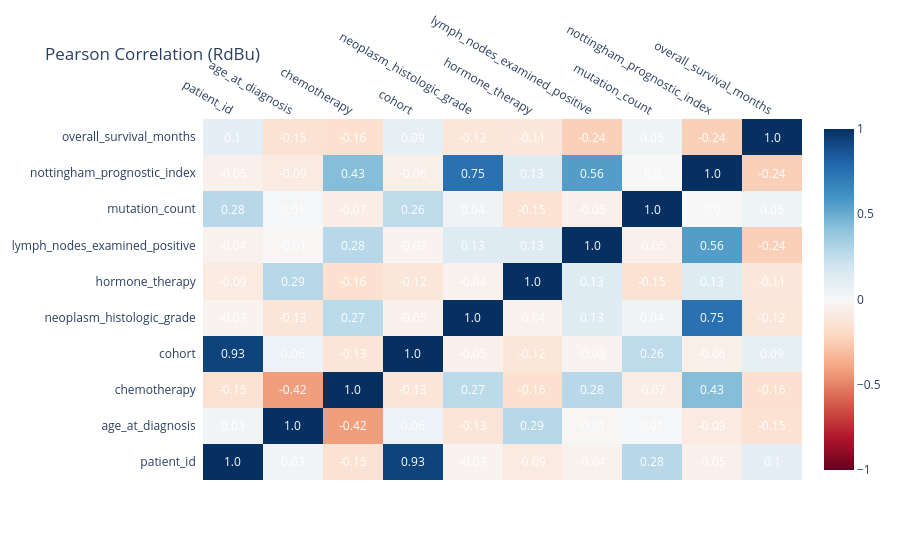
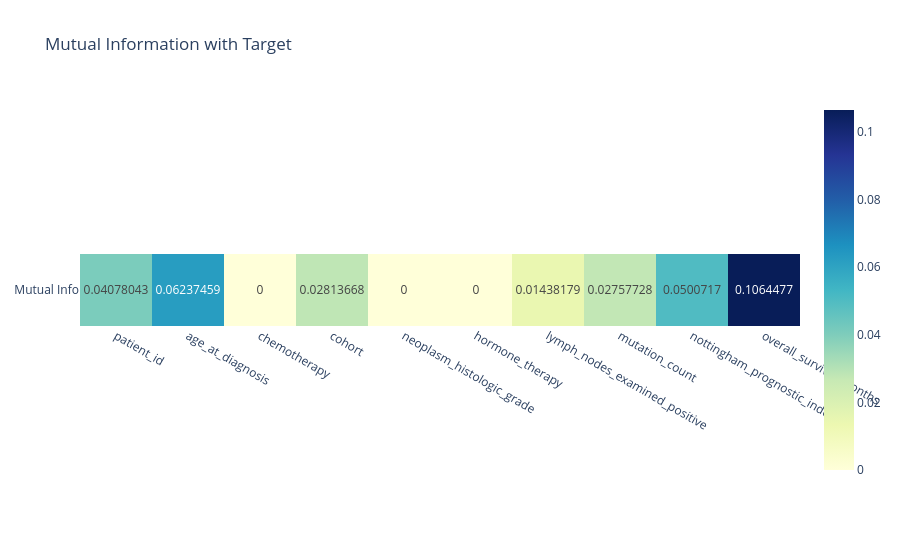
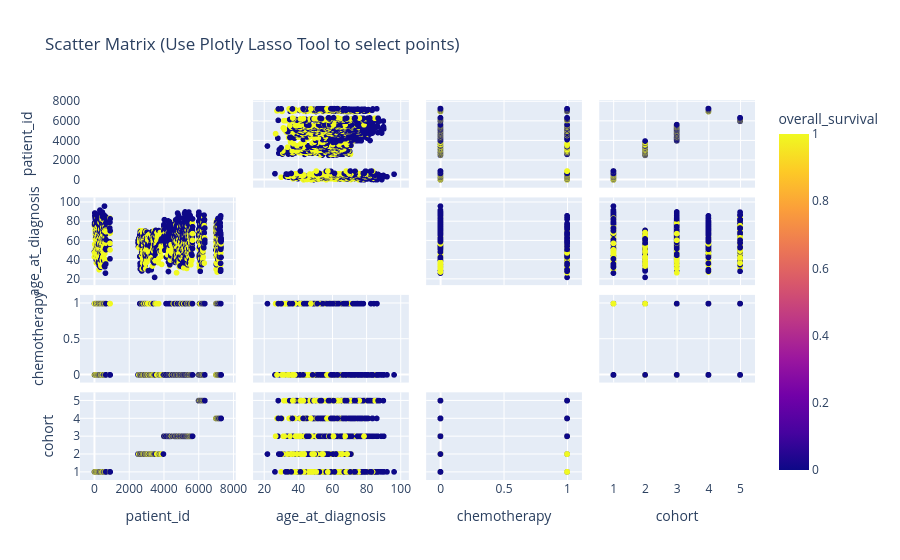

The code cell stored with these charts, in order, in its notebook:
### Markdown cell above
### 6. Feature Relationships & Selection

### Code cell
# cell 3: Prototyping Heatmaps & Scatter Matrix
# select a subset of numerical features for testing
features = numerical_cols[:10] 
X = df[features].fillna(0)

# Pearson Correlation Heatmap (Diverging scale)
corr_matrix = X.corr().round(2)
fig_corr = ff.create_annotated_heatmap(
    z=corr_matrix.values, x=list(corr_matrix.columns), y=list(corr_matrix.index),
    colorscale='RdBu', zmin=-1, zmax=1, showscale=True
)
fig_corr.update_layout(title='Pearson Correlation (RdBu)')
fig_corr.show()

# Mutual Information Heatmap (Sequential scale)
mi_scores = mutual_info_classif(X, df[target_col].fillna(0))
# Reshape for heatmap visualization against the target
fig_mi = px.imshow(
    [mi_scores], x=features, y=['Mutual Info'], text_auto=True, color_continuous_scale='YlGnBu',
    title='Mutual Information with Target'
)
fig_mi.show()

# Interactive Scatter Matrix
fig_scatter = px.scatter_matrix(
    df, dimensions=features[:4], color=target_col,
    hover_data=['patient_id'],
    title="Scatter Matrix (Use Plotly Lasso Tool to select points)"
)
fig_scatter.update_traces(diagonal_visible=False)
fig_scatter.show()

### Figure 1 — Plotly figure (JSON) as saved in the notebook; plotly's stock layout.template omitted (floating-point values rounded to 4 significant figures)
{"data": [{"colorscale": [[0, "rgb(103,0,31)"], [0.1, "rgb(178,24,43)"], [0.2, "rgb(214,96,77)"], [0.3, "rgb(244,165,130)"], [0.4, "rgb(253,219,199)"], [0.5, "rgb(247,247,247)"], [0.6, "rgb(209,229,240)"], [0.7, "rgb(146,197,222)"], [0.8, "rgb(67,147,195)"], [0.9, "rgb(33,102,172)"], [1, "rgb(5,48,97)"]], "reversescale": false, "showscale": true, "type": "heatmap", "x": ["patient_id", "age_at_diagnosis", "chemotherapy", "cohort", "neoplasm_histologic_grade", "hormone_therapy", "lymph_nodes_examined_positive", "mutation_count", "nottingham_prognostic_index", "overall_survival_months"], "y": ["patient_id", "age_at_diagnosis", "chemotherapy", "cohort", "neoplasm_histologic_grade", "hormone_therapy", "lymph_nodes_examined_positive", "mutation_count", "nottingham_prognostic_index", "overall_survival_months"], "z": [[1.0, 0.03, -0.15, 0.93, -0.03, -0.09, -0.04, 0.28, -0.05, 0.1], [0.03, 1.0, -0.42, 0.06, -0.13, 0.29, -0.01, 0.01, -0.09, -0.15], [-0.15, -0.42, 1.0, -0.13, 0.27, -0.16, 0.28, -0.07, 0.43, -0.16], [0.93, 0.06, -0.13, 1.0, -0.05, -0.12, -0.03, 0.26, -0.06, 0.09], [-0.03, -0.13, 0.27, -0.05, 1.0, -0.04, 0.13, 0.04, 0.75, -0.12], [-0.09, 0.29, -0.16, -0.12, -0.04, 1.0, 0.13, -0.15, 0.13, -0.11], [-0.04, -0.01, 0.28, -0.03, 0.13, 0.13, 1.0, -0.05, 0.56, -0.24], [0.28, 0.01, -0.07, 0.26, 0.04, -0.15, -0.05, 1.0, 0.0, 0.05], [-0.05, -0.09, 0.43, -0.06, 0.75, 0.13, 0.56, 0.0, 1.0, -0.24], [0.1, -0.15, -0.16, 0.09, -0.12, -0.11, -0.24, 0.05, -0.24, 1.0]], "zmax": 1, "zmin": -1}], "layout": {"annotations": [{"font": {"color": "#FFFFFF"}, "showarrow": false, "text": "1.0", "x": "patient_id", "xref": "x", "y": "patient_id", "yref": "y"}, {"font": {"color": "#FFFFFF"}, "showarrow": false, "text": "0.03", "x": "age_at_diagnosis", "xref": "x", "y": "patient_id", "yref": "y"}, {"font": {"color": "#FFFFFF"}, "showarrow": false, "text": "-0.15", "x": "chemotherapy", "xref": "x", "y": "patient_id", "yref": "y"}, {"font": {"color": "#FFFFFF"}, "showarrow": false, "text": "0.93", "x": "cohort", "xref": "x", "y": "patient_id", "yref": "y"}, {"font": {"color": "#FFFFFF"}, "showarrow": false, "text": "-0.03", "x": "neoplasm_histologic_grade", "xref": "x", "y": "patient_id", "yref": "y"}, {"font": {"color": "#FFFFFF"}, "showarrow": false, "text": "-0.09", "x": "hormone_therapy", "xref": "x", "y": "patient_id", "yref": "y"}, {"font": {"color": "#FFFFFF"}, "showarrow": false, "text": "-0.04", "x": "lymph_nodes_examined_positive", "xref": "x", "y": "patient_id", "yref": "y"}, {"font": {"color": "#FFFFFF"}, "showarrow": false, "text": "0.28", "x": "mutation_count", "xref": "x", "y": "patient_id", "yref": "y"}, {"font": {"color": "#FFFFFF"}, "showarrow": false, "text": "-0.05", "x": "nottingham_prognostic_index", "xref": "x", "y": "patient_id", "yref": "y"}, {"font": {"color": "#FFFFFF"}, "showarrow": false, "text": "0.1", "x": "overall_survival_months", "xref": "x", "y": "patient_id", "yref": "y"}, {"font": {"color": "#FFFFFF"}, "showarrow": false, "text": "0.03", "x": "patient_id", "xref": "x", "y": "age_at_diagnosis", "yref": "y"}, {"font": {"color": "#FFFFFF"}, "showarrow": false, "text": "1.0", "x": "age_at_diagnosis", "xref": "x", "y": "age_at_diagnosis", "yref": "y"}, {"font": {"color": "#FFFFFF"}, "showarrow": false, "text": "-0.42", "x": "chemotherapy", "xref": "x", "y": "age_at_diagnosis", "yref": "y"}, {"font": {"color": "#FFFFFF"}, "showarrow": false, "text": "0.06", "x": "cohort", "xref": "x", "y": "age_at_diagnosis", "yref": "y"}, {"font": {"color": "#FFFFFF"}, "showarrow": false, "text": "-0.13", "x": "neoplasm_histologic_grade", "xref": "x", "y": "age_at_diagnosis", "yref": "y"}, {"font": {"color": "#FFFFFF"}, "showarrow": false, "text": "0.29", "x": "hormone_therapy", "xref": "x", "y": "age_at_diagnosis", "yref": "y"}, {"font": {"color": "#FFFFFF"}, "showarrow": false, "text": "-0.01", "x": "lymph_nodes_examined_positive", "xref": "x", "y": "age_at_diagnosis", "yref": "y"}, {"font": {"color": "#FFFFFF"}, "showarrow": false, "text": "0.01", "x": "mutation_count", "xref": "x", "y": "age_at_diagnosis", "yref": "y"}, {"font": {"color": "#FFFFFF"}, "showarrow": false, "text": "-0.09", "x": "nottingham_prognostic_index", "xref": "x", "y": "age_at_diagnosis", "yref": "y"}, {"font": {"color": "#FFFFFF"}, "showarrow": false, "text": "-0.15", "x": "overall_survival_months", "xref": "x", "y": "age_at_diagnosis", "yref": "y"}, {"font": {"color": "#FFFFFF"}, "showarrow": false, "text": "-0.15", "x": "patient_id", "xref": "x", "y": "chemotherapy", "yref": "y"}, {"font": {"color": "#FFFFFF"}, "showarrow": false, "text": "-0.42", "x": "age_at_diagnosis", "xref": "x", "y": "chemotherapy", "yref": "y"}, {"font": {"color": "#FFFFFF"}, "showarrow": false, "text": "1.0", "x": "chemotherapy", "xref": "x", "y": "chemotherapy", "yref": "y"}, {"font": {"color": "#FFFFFF"}, "showarrow": false, "text": "-0.13", "x": "cohort", "xref": "x", "y": "chemotherapy", "yref": "y"}, {"font": {"color": "#FFFFFF"}, "showarrow": false, "text": "0.27", "x": "neoplasm_histologic_grade", "xref": "x", "y": "chemotherapy", "yref": "y"}, {"font": {"color": "#FFFFFF"}, "showarrow": false, "text": "-0.16", "x": "hormone_therapy", "xref": "x", "y": "chemotherapy", "yref": "y"}, {"font": {"color": "#FFFFFF"}, "showarrow": false, "text": "0.28", "x": "lymph_nodes_examined_positive", "xref": "x", "y": "chemotherapy", "yref": "y"}, {"font": {"color": "#FFFFFF"}, "showarrow": false, "text": "-0.07", "x": "mutation_count", "xref": "x", "y": "chemotherapy", "yref": "y"}, {"font": {"color": "#FFFFFF"}, "showarrow": false, "text": "0.43", "x": "nottingham_prognostic_index", "xref": "x", "y": "chemotherapy", "yref": "y"}, {"font": {"color": "#FFFFFF"}, "showarrow": false, "text": "-0.16", "x": "overall_survival_months", "xref": "x", "y": "chemotherapy", "yref": "y"}, {"font": {"color": "#FFFFFF"}, "showarrow": false, "text": "0.93", "x": "patient_id", "xref": "x", "y": "cohort", "yref": "y"}, {"font": {"color": "#FFFFFF"}, "showarrow": false, "text": "0.06", "x": "age_at_diagnosis", "xref": "x", "y": "cohort", "yref": "y"}, {"font": {"color": "#FFFFFF"}, "showarrow": false, "text": "-0.13", "x": "chemotherapy", "xref": "x", "y": "cohort", "yref": "y"}, {"font": {"color": "#FFFFFF"}, "showarrow": false, "text": "1.0", "x": "cohort", "xref": "x", "y": "cohort", "yref": "y"}, {"font": {"color": "#FFFFFF"}, "showarrow": false, "text": "-0.05", "x": "neoplasm_histologic_grade", "xref": "x", "y": "cohort", "yref": "y"}, {"font": {"color": "#FFFFFF"}, "showarrow": false, "text": "-0.12", "x": "hormone_therapy", "xref": "x", "y": "cohort", "yref": "y"}, {"font": {"color": "#FFFFFF"}, "showarrow": false, "text": "-0.03", "x": "lymph_nodes_examined_positive", "xref": "x", "y": "cohort", "yref": "y"}, {"font": {"color": "#FFFFFF"}, "showarrow": false, "text": "0.26", "x": "mutation_count", "xref": "x", "y": "cohort", "yref": "y"}, {"font": {"color": "#FFFFFF"}, "showarrow": false, "text": "-0.06", "x": "nottingham_prognostic_index", "xref": "x", "y": "cohort", "yref": "y"}, {"font": {"color": "#FFFFFF"}, "showarrow": false, "text": "0.09", "x": "overall_survival_months", "xref": "x", "y": "cohort", "yref": "y"}, {"font": {"color": "#FFFFFF"}, "showarrow": false, "text": "-0.03", "x": "patient_id", "xref": "x", "y": "neoplasm_histologic_grade", "yref": "y"}, {"font": {"color": "#FFFFFF"}, "showarrow": false, "text": "-0.13", "x": "age_at_diagnosis", "xref": "x", "y": "neoplasm_histologic_grade", "yref": "y"}, {"font": {"color": "#FFFFFF"}, "showarrow": false, "text": "0.27", "x": "chemotherapy", "xref": "x", "y": "neoplasm_histologic_grade", "yref": "y"}, {"font": {"color": "#FFFFFF"}, "showarrow": false, "text": "-0.05", "x": "cohort", "xref": "x", "y": "neoplasm_histologic_grade", "yref": "y"}, {"font": {"color": "#FFFFFF"}, "showarrow": false, "text": "1.0", "x": "neoplasm_histologic_grade", "xref": "x", "y": "neoplasm_histologic_grade", "yref": "y"}, {"font": {"color": "#FFFFFF"}, "showarrow": false, "text": "-0.04", "x": "hormone_therapy", "xref": "x", "y": "neoplasm_histologic_grade", "yref": "y"}, {"font": {"color": "#FFFFFF"}, "showarrow": false, "text": "0.13", "x": "lymph_nodes_examined_positive", "xref": "x", "y": "neoplasm_histologic_grade", "yref": "y"}, {"font": {"color": "#FFFFFF"}, "showarrow": false, "text": "0.04", "x": "mutation_count", "xref": "x", "y": "neoplasm_histologic_grade", "yref": "y"}, {"font": {"color": "#FFFFFF"}, "showarrow": false, "text": "0.75", "x": "nottingham_prognostic_index", "xref": "x", "y": "neoplasm_histologic_grade", "yref": "y"}, {"font": {"color": "#FFFFFF"}, "showarrow": false, "text": "-0.12", "x": "overall_survival_months", "xref": "x", "y": "neoplasm_histologic_grade", "yref": "y"}, {"font": {"color": "#FFFFFF"}, "showarrow": false, "text": "-0.09", "x": "patient_id", "xref": "x", "y": "hormone_therapy", "yref": "y"}, {"font": {"color": "#FFFFFF"}, "showarrow": false, "text": "0.29", "x": "age_at_diagnosis", "xref": "x", "y": "hormone_therapy", "yref": "y"}, {"font": {"color": "#FFFFFF"}, "showarrow": false, "text": "-0.16", "x": "chemotherapy", "xref": "x", "y": "hormone_therapy", "yref": "y"}, {"font": {"color": "#FFFFFF"}, "showarrow": false, "text": "-0.12", "x": "cohort", "xref": "x", "y": "hormone_therapy", "yref": "y"}, {"font": {"color": "#FFFFFF"}, "showarrow": false, "text": "-0.04", "x": "neoplasm_histologic_grade", "xref": "x", "y": "hormone_therapy", "yref": "y"}, {"font": {"color": "#FFFFFF"}, "showarrow": false, "text": "1.0", "x": "hormone_therapy", "xref": "x", "y": "hormone_therapy", "yref": "y"}, {"font": {"color": "#FFFFFF"}, "showarrow": false, "text": "0.13", "x": "lymph_nodes_examined_positive", "xref": "x", "y": "hormone_therapy", "yref": "y"}, {"font": {"color": "#FFFFFF"}, "showarrow": false, "text": "-0.15", "x": "mutation_count", "xref": "x", "y": "hormone_therapy", "yref": "y"}, {"font": {"color": "#FFFFFF"}, "showarrow": false, "text": "0.13", "x": "nottingham_prognostic_index", "xref": "x", "y": "hormone_therapy", "yref": "y"}, {"font": {"color": "#FFFFFF"}, "showarrow": false, "text": "-0.11", "x": "overall_survival_months", "xref": "x", "y": "hormone_therapy", "yref": "y"}, {"font": {"color": "#FFFFFF"}, "showarrow": false, "text": "-0.04", "x": "patient_id", "xref": "x", "y": "lymph_nodes_examined_positive", "yref": "y"}, {"font": {"color": "#FFFFFF"}, "showarrow": false, "text": "-0.01", "x": "age_at_diagnosis", "xref": "x", "y": "lymph_nodes_examined_positive", "yref": "y"}, {"font": {"color": "#FFFFFF"}, "showarrow": false, "text": "0.28", "x": "chemotherapy", "xref": "x", "y": "lymph_nodes_examined_positive", "yref": "y"}, {"font": {"color": "#FFFFFF"}, "showarrow": false, "text": "-0.03", "x": "cohort", "xref": "x", "y": "lymph_nodes_examined_positive", "yref": "y"}, {"font": {"color": "#FFFFFF"}, "showarrow": false, "text": "0.13", "x": "neoplasm_histologic_grade", "xref": "x", "y": "lymph_nodes_examined_positive", "yref": "y"}, {"font": {"color": "#FFFFFF"}, "showarrow": false, "text": "0.13", "x": "hormone_therapy", "xref": "x", "y": "lymph_nodes_examined_positive", "yref": "y"}, {"font": {"color": "#FFFFFF"}, "showarrow": false, "text": "1.0", "x": "lymph_nodes_examined_positive", "xref": "x", "y": "lymph_nodes_examined_positive", "yref": "y"}, {"font": {"color": "#FFFFFF"}, "showarrow": false, "text": "-0.05", "x": "mutation_count", "xref": "x", "y": "lymph_nodes_examined_positive", "yref": "y"}, {"font": {"color": "#FFFFFF"}, "showarrow": false, "text": "0.56", "x": "nottingham_prognostic_index", "xref": "x", "y": "lymph_nodes_examined_positive", "yref": "y"}, {"font": {"color": "#FFFFFF"}, "showarrow": false, "text": "-0.24", "x": "overall_survival_months", "xref": "x", "y": "lymph_nodes_examined_positive", "yref": "y"}, {"font": {"color": "#FFFFFF"}, "showarrow": false, "text": "0.28", "x": "patient_id", "xref": "x", "y": "mutation_count", "yref": "y"}, {"font": {"color": "#FFFFFF"}, "showarrow": false, "text": "0.01", "x": "age_at_diagnosis", "xref": "x", "y": "mutation_count", "yref": "y"}, {"font": {"color": "#FFFFFF"}, "showarrow": false, "text": "-0.07", "x": "chemotherapy", "xref": "x", "y": "mutation_count", "yref": "y"}, {"font": {"color": "#FFFFFF"}, "showarrow": false, "text": "0.26", "x": "cohort", "xref": "x", "y": "mutation_count", "yref": "y"}, {"font": {"color": "#FFFFFF"}, "showarrow": false, "text": "0.04", "x": "neoplasm_histologic_grade", "xref": "x", "y": "mutation_count", "yref": "y"}, {"font": {"color": "#FFFFFF"}, "showarrow": false, "text": "-0.15", "x": "hormone_therapy", "xref": "x", "y": "mutation_count", "yref": "y"}, {"font": {"color": "#FFFFFF"}, "showarrow": false, "text": "-0.05", "x": "lymph_nodes_examined_positive", "xref": "x", "y": "mutation_count", "yref": "y"}, {"font": {"color": "#FFFFFF"}, "showarrow": false, "text": "1.0", "x": "mutation_count", "xref": "x", "y": "mutation_count", "yref": "y"}, {"font": {"color": "#FFFFFF"}, "showarrow": false, "text": "0.0", "x": "nottingham_prognostic_index", "xref": "x", "y": "mutation_count", "yref": "y"}, {"font": {"color": "#FFFFFF"}, "showarrow": false, "text": "0.05", "x": "overall_survival_months", "xref": "x", "y": "mutation_count", "yref": "y"}, {"font": {"color": "#FFFFFF"}, "showarrow": false, "text": "-0.05", "x": "patient_id", "xref": "x", "y": "nottingham_prognostic_index", "yref": "y"}, {"font": {"color": "#FFFFFF"}, "showarrow": false, "text": "-0.09", "x": "age_at_diagnosis", "xref": "x", "y": "nottingham_prognostic_index", "yref": "y"}, {"font": {"color": "#FFFFFF"}, "showarrow": false, "text": "0.43", "x": "chemotherapy", "xref": "x", "y": "nottingham_prognostic_index", "yref": "y"}, {"font": {"color": "#FFFFFF"}, "showarrow": false, "text": "-0.06", "x": "cohort", "xref": "x", "y": "nottingham_prognostic_index", "yref": "y"}, {"font": {"color": "#FFFFFF"}, "showarrow": false, "text": "0.75", "x": "neoplasm_histologic_grade", "xref": "x", "y": "nottingham_prognostic_index", "yref": "y"}, {"font": {"color": "#FFFFFF"}, "showarrow": false, "text": "0.13", "x": "hormone_therapy", "xref": "x", "y": "nottingham_prognostic_index", "yref": "y"}, {"font": {"color": "#FFFFFF"}, "showarrow": false, "text": "0.56", "x": "lymph_nodes_examined_positive", "xref": "x", "y": "nottingham_prognostic_index", "yref": "y"}, {"font": {"color": "#FFFFFF"}, "showarrow": false, "text": "0.0", "x": "mutation_count", "xref": "x", "y": "nottingham_prognostic_index", "yref": "y"}, {"font": {"color": "#FFFFFF"}, "showarrow": false, "text": "1.0", "x": "nottingham_prognostic_index", "xref": "x", "y": "nottingham_prognostic_index", "yref": "y"}, {"font": {"color": "#FFFFFF"}, "showarrow": false, "text": "-0.24", "x": "overall_survival_months", "xref": "x", "y": "nottingham_prognostic_index", "yref": "y"}, {"font": {"color": "#FFFFFF"}, "showarrow": false, "text": "0.1", "x": "patient_id", "xref": "x", "y": "overall_survival_months", "yref": "y"}, {"font": {"color": "#FFFFFF"}, "showarrow": false, "text": "-0.15", "x": "age_at_diagnosis", "xref": "x", "y": "overall_survival_months", "yref": "y"}, {"font": {"color": "#FFFFFF"}, "showarrow": false, "text": "-0.16", "x": "chemotherapy", "xref": "x", "y": "overall_survival_months", "yref": "y"}, {"font": {"color": "#FFFFFF"}, "showarrow": false, "text": "0.09", "x": "cohort", "xref": "x", "y": "overall_survival_months", "yref": "y"}, {"font": {"color": "#FFFFFF"}, "showarrow": false, "text": "-0.12", "x": "neoplasm_histologic_grade", "xref": "x", "y": "overall_survival_months", "yref": "y"}, {"font": {"color": "#FFFFFF"}, "showarrow": false, "text": "-0.11", "x": "hormone_therapy", "xref": "x", "y": "overall_survival_months", "yref": "y"}, {"font": {"color": "#FFFFFF"}, "showarrow": false, "text": "-0.24", "x": "lymph_nodes_examined_positive", "xref": "x", "y": "overall_survival_months", "yref": "y"}, {"font": {"color": "#FFFFFF"}, "showarrow": false, "text": "0.05", "x": "mutation_count", "xref": "x", "y": "overall_survival_months", "yref": "y"}, {"font": {"color": "#FFFFFF"}, "showarrow": false, "text": "-0.24", "x": "nottingham_prognostic_index", "xref": "x", "y": "overall_survival_months", "yref": "y"}, {"font": {"color": "#FFFFFF"}, "showarrow": false, "text": "1.0", "x": "overall_survival_months", "xref": "x", "y": "overall_survival_months", "yref": "y"}], "title": {"text": "Pearson Correlation (RdBu)"}, "xaxis": {"dtick": 1, "gridcolor": "rgb(0, 0, 0)", "side": "top", "ticks": ""}, "yaxis": {"dtick": 1, "ticks": "", "ticksuffix": "  "}}}

### Figure 2 — Plotly figure (JSON) as saved in the notebook; plotly's stock layout.template omitted (floating-point values rounded to 4 significant figures)
{"data": [{"coloraxis": "coloraxis", "hovertemplate": "x: %{x}<br>y: %{y}<br>color: %{z}<extra></extra>", "name": "0", "texttemplate": "%{z}", "type": "heatmap", "x": ["patient_id", "age_at_diagnosis", "chemotherapy", "cohort", "neoplasm_histologic_grade", "hormone_therapy", "lymph_nodes_examined_positive", "mutation_count", "nottingham_prognostic_index", "overall_survival_months"], "xaxis": "x", "y": ["Mutual Info"], "yaxis": "y", "z": [[0.04078, 0.06237, 0.0, 0.02814, 0.0, 0.0, 0.01438, 0.02758, 0.05007, 0.1064]]}], "layout": {"coloraxis": {"autocolorscale": false, "colorscale": [[0, "rgb(255,255,217)"], [0.125, "rgb(237,248,177)"], [0.25, "rgb(199,233,180)"], [0.375, "rgb(127,205,187)"], [0.5, "rgb(65,182,196)"], [0.625, "rgb(29,145,192)"], [0.75, "rgb(34,94,168)"], [0.875, "rgb(37,52,148)"], [1, "rgb(8,29,88)"]]}, "title": {"text": "Mutual Information with Target"}, "xaxis": {"anchor": "y", "constrain": "domain", "domain": [0, 1], "scaleanchor": "y"}, "yaxis": {"anchor": "x", "autorange": "reversed", "constrain": "domain", "domain": [0, 1]}}}

### Figure 3 — Plotly figure (JSON) as saved in the notebook; plotly's stock layout.template omitted (floating-point values rounded to 4 significant figures; data arrays with more than 128 entries replaced by an {"elided": "..."} marker saying what was removed)
{"data": [{"customdata": {"elided": "1904x1 int values"}, "diagonal": {"visible": false}, "dimensions": [{"axis": {"matches": true}, "label": "patient_id", "values": {"elided": "1904 int values"}}, {"axis": {"matches": true}, "label": "age_at_diagnosis", "values": {"elided": "1904 float values"}}, {"axis": {"matches": true}, "label": "chemotherapy", "values": {"elided": "1904 int values"}}, {"axis": {"matches": true}, "label": "cohort", "values": {"elided": "1904 float values"}}], "hovertemplate": "%{xaxis.title.text}=%{x}<br>%{yaxis.title.text}=%{y}<br>patient_id=%{customdata[0]}<br>overall_survival=%{marker.color}<extra></extra>", "legendgroup": "", "marker": {"color": {"elided": "1904 int values"}, "coloraxis": "coloraxis", "symbol": "circle"}, "name": "", "showlegend": false, "type": "splom"}], "layout": {"coloraxis": {"colorbar": {"title": {"text": "overall_survival"}}, "colorscale": [[0, "#0d0887"], [0.1111, "#46039f"], [0.2222, "#7201a8"], [0.3333, "#9c179e"], [0.4444, "#bd3786"], [0.5556, "#d8576b"], [0.6667, "#ed7953"], [0.7778, "#fb9f3a"], [0.8889, "#fdca26"], [1, "#f0f921"]]}, "dragmode": "select", "legend": {"tracegroupgap": 0}, "title": {"text": "Scatter Matrix (Use Plotly Lasso Tool to select points)"}}}
